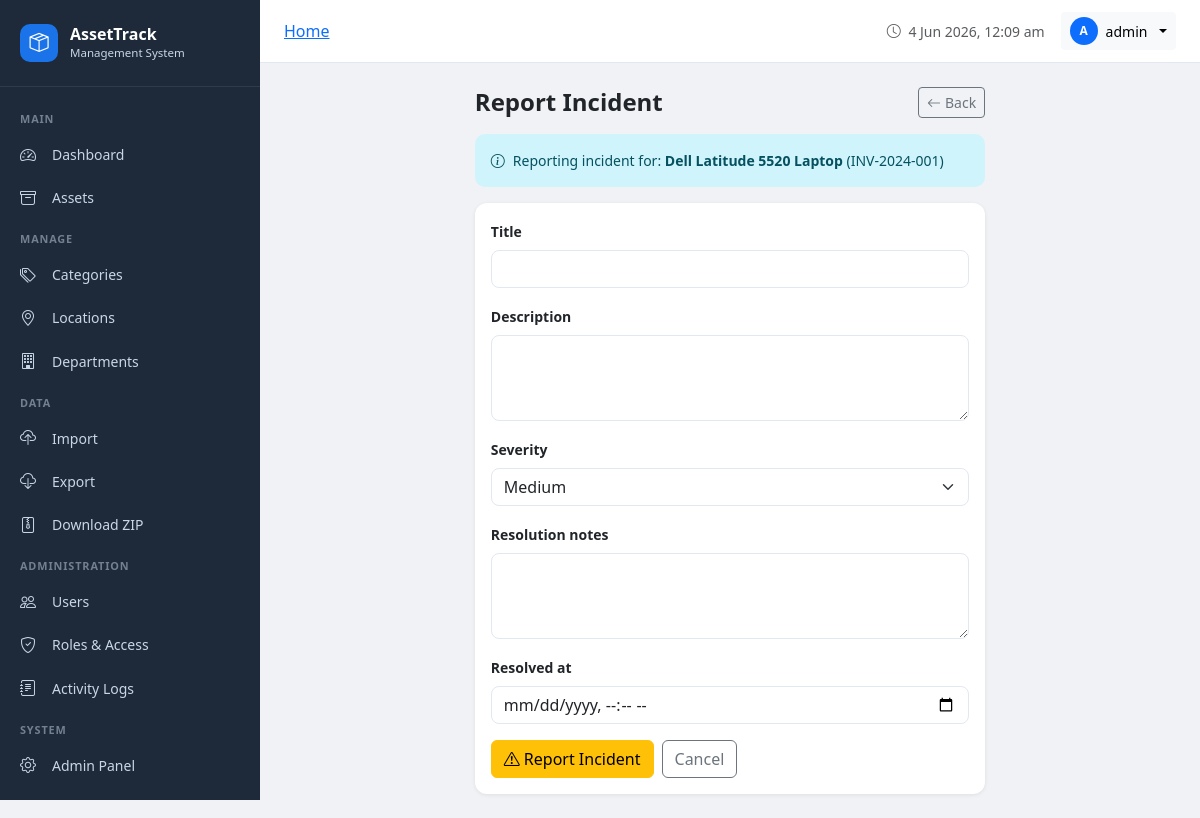
Screenshot of /assets/1/incident/ (signed in) with the database file from the repository.
### assets/models.py (models this page shows, shortened)
class Asset(models.Model):
    CONDITION_CHOICES = [
        ('working', 'Working'),
        ('write_off', 'Write Off'),
        ('condemned', 'Condemned'),
        ('obsolete', 'Obsolete'),
        ('disposed', 'Disposed'),
    ]
    STATUS_CHOICES = [
        ('active', 'Active'),
        ('inactive', 'Inactive'),
        ('under_repair', 'Under Repair'),
        ('in_store', 'In Store'),
        ('transferred', 'Transferred'),
    ]
    inventory_id = models.AutoField(primary_key=True)
    inventory_number = models.CharField(max_length=50, unique=True)
    inventory_name = models.CharField(max_length=200)
    category = models.ForeignKey(Category, on_delete=models.SET_NULL, null=True, blank=True, related_name='assets')
    make = models.CharField(max_length=100, blank=True)
    model = models.CharField(max_length=100, blank=True)
    serial_number = models.CharField(max_length=100, blank=True)
    date_of_purchase = models.DateField(null=True, blank=True)
    year_of_purchase = models.PositiveIntegerField(null=True, blank=True)
    purchase_price = models.DecimalField(max_digits=12, decimal_places=2, null=True, blank=True)
    vendor = models.CharField(max_length=200, blank=True)
    location = models.ForeignKey(Location, on_delete=models.SET_NULL, null=True, blank=True, related_name='assets')
    department = models.ForeignKey(Department, on_delete=models.SET_NULL, null=True, blank=True, related_name='assets')
    assigned_to = models.CharField(max_length=200, blank=True)
    working_status = models.CharField(max_length=20, choices=STATUS_CHOICES, default='active')
    condition = models.CharField(max_length=20, choices=CONDITION_CHOICES, default='working')
    warranty_years = models.PositiveIntegerField(default=0)
    incidence_details = models.TextField(blank=True)
    upgradation_details = models.TextField(blank=True)
    description = models.TextField(blank=True)
    image = models.ImageField(upload_to='assets/', null=True, blank=True)
    created_by = models.ForeignKey(User, on_delete=models.SET_NULL, null=True, related_name='created_assets')
    updated_by = models.ForeignKey(User, on_delete=models.SET_NULL, null=True, related_name='updated_assets')
    created_at = models.DateTimeField(auto_now_add=True)
    updated_at = models.DateTimeField(auto_now=True)
    class Meta:
        ordering = ['-created_at']

### assets/views.py (the view, shortened to what this page needs)
        def wrapper(request, *args, **kwargs):
            if not request.user.is_authenticated:
                from django.contrib.auth.views import redirect_to_login
                return redirect_to_login(request.get_full_path())
            if request.user.is_superuser:
                return view_func(request, *args, **kwargs)

### assets/forms.py
class AssetIncidentForm(forms.ModelForm):
    class Meta:
        model = AssetIncident
        fields = ['title', 'description', 'severity', 'resolution_notes', 'resolved_at']
        widgets = {
            'title': forms.TextInput(attrs={'class': 'form-control'}),
            'description': forms.Textarea(attrs={'class': 'form-control', 'rows': 3}),
            'severity': forms.Select(attrs={'class': 'form-select'}),
            'resolution_notes': forms.Textarea(attrs={'class': 'form-control', 'rows': 3}),
            'resolved_at': forms.DateTimeInput(attrs={'type': 'datetime-local', 'class': 'form-control'}),
        }

### accounts/context_processors.py (called while the page is built)
def user_profile(request):
    if request.user.is_authenticated:
        profile, _ = UserProfile.objects.get_or_create(user=request.user)
        return {'user_profile': profile}
    return {'user_profile': None}

### assets/views.py (called while the page is built, shortened)
def permission_required(perm):
    def decorator(view_func):
        def wrapper(request, *args, **kwargs):
            if not request.user.is_authenticated:
                from django.contrib.auth.views import redirect_to_login
                return redirect_to_login(request.get_full_path())
            if request.user.is_superuser:
                return view_func(request, *args, **kwargs)
        return wrapper
    return decorator

@login_required
@permission_required('can_edit_asset')
def add_incident(request, pk):
    asset = get_object_or_404(Asset, pk=pk)
    if request.method == 'POST':
        form = AssetIncidentForm(request.POST)
        if form.is_valid():
            incident = form.save(commit=False)
            incident.asset = asset
            incident.reported_by = request.user
            incident.save()
            log_activity(request.user, 'create', 'AssetIncident', incident, request=request)
            messages.success(request, 'Incident reported successfully.')
            return redirect('asset_detail', pk=pk)
    else:
        form = AssetIncidentForm()
    return render(request, 'assets/incident_form.html', {'form': form, 'asset': asset})

### templates/assets/incident_form.html (shortened to what this page needs)
{% extends 'base.html' %}
{% block content %}
<div class="row justify-content-center">
    <div class="col-md-7">
        <div class="d-flex align-items-center justify-content-between mb-3">
            <h4 class="fw-bold mb-0">Report Incident</h4>
            <a href="{% url 'asset_detail' asset.pk %}" class="btn btn-outline-secondary btn-sm"><i class="bi bi-arrow-left me-1"></i>Back</a>
        </div>
        <div class="alert alert-info small"><i class="bi bi-info-circle me-2"></i>Reporting incident for: <strong>{{ asset.inventory_name }}</strong> ({{ asset.inventory_number }})</div>
        <div class="card">
            <div class="card-body">
                <form method="post">
                    {% for field in form %}
                    <div class="mb-3">
                        <label class="form-label fw-semibold small">{{ field.label }}</label>
                        {{ field }}
                    </div>
                    {% endfor %}
                    <div class="d-flex gap-2 mt-3">
                        <button type="submit" class="btn btn-warning"><i class="bi bi-exclamation-triangle me-1"></i>Report Incident</button>
                        <a href="{% url 'asset_detail' asset.pk %}" class="btn btn-outline-secondary">Cancel</a>
                    </div>
                </form>
            </div>
        </div>
    </div>
</div>
{% endblock %}

### templates/base.html (shortened to what this page needs)
<!DOCTYPE html>
<html lang="en">
<head>
    <link href="https://cdn.jsdelivr.net/npm/bootstrap@5.3.2/dist/css/bootstrap.min.css" rel="stylesheet">
    <link href="https://cdn.jsdelivr.net/npm/bootstrap-icons@1.11.3/font/bootstrap-icons.min.css" rel="stylesheet">
</head>
<body>
{% if user.is_authenticated %}
<div class="sidebar" id="sidebar">
    <div class="sidebar-brand">
        <div class="sidebar-brand-icon"><i class="bi bi-box-seam"></i></div>
        <div>
            <div class="sidebar-brand-text">AssetTrack</div>
            <div class="sidebar-brand-sub">Management System</div>
        </div>
    </div>
    <nav class="sidebar-nav">
        <div class="nav-section-title">Main</div>
        <a href="{% url 'dashboard' %}" class="nav-link {% if request.resolver_match.url_name == 'dashboard' %}active{% endif %}">
            <i class="bi bi-speedometer2"></i> Dashboard
        </a>
        <a href="{% url 'asset_list' %}" class="nav-link {% if 'asset' in request.resolver_match.url_name %}active{% endif %}">
            <i class="bi bi-archive"></i> Assets
        </a>
        <div class="nav-section-title">Manage</div>
        <a href="{% url 'category_list' %}" class="nav-link {% if 'category' in request.resolver_match.url_name %}active{% endif %}">
            <i class="bi bi-tags"></i> Categories
        </a>
        <a href="{% url 'location_list' %}" class="nav-link {% if 'location' in request.resolver_match.url_name %}active{% endif %}">
            <i class="bi bi-geo-alt"></i> Locations
        </a>
        <a href="{% url 'department_list' %}" class="nav-link {% if 'department' in request.resolver_match.url_name %}active{% endif %}">
            <i class="bi bi-building"></i> Departments
        </a>
        {% if user.is_superuser or user.profile.role.can_import_export %}
        <div class="nav-section-title">Data</div>
        <a href="{% url 'import_assets' %}" class="nav-link {% if request.resolver_match.url_name == 'import_assets' %}active{% endif %}">
            <i class="bi bi-cloud-upload"></i> Import
        </a>
        <a href="{% url 'export_assets' %}" class="nav-link">
            <i class="bi bi-cloud-download"></i> Export
        </a>
        <a href="{% url 'download_zip' %}" class="nav-link {% if request.resolver_match.url_name == 'download_zip' %}active{% endif %}">
            <i class="bi bi-file-zip"></i> Download ZIP
        </a>
        {% endif %}
        {% if user.is_superuser or user.profile.role.can_manage_users %}
        <div class="nav-section-title">Administration</div>
        <a href="{% url 'user_list' %}" class="nav-link {% if 'user' in request.resolver_match.url_name %}active{% endif %}">
            <i class="bi bi-people"></i> Users
        </a>
        <a href="{% url 'role_list' %}" class="nav-link {% if 'role' in request.resolver_match.url_name %}active{% endif %}">
            <i class="bi bi-shield-check"></i> Roles & Access
        </a>
        {% endif %}
        {% if user.is_superuser or user.profile.role.can_view_logs %}
        <a href="{% url 'activity_log_list' %}" class="nav-link {% if request.resolver_match.url_name == 'activity_log_list' %}active{% endif %}">
            <i class="bi bi-journal-text"></i> Activity Logs
        </a>
        {% endif %}
        {% if user.is_superuser %}
        <div class="nav-section-title">System</div>
        <a href="/admin/" class="nav-link" target="_blank">
            <i class="bi bi-gear"></i> Admin Panel
        </a>
        {% endif %}
    </nav>
</div>
<div class="main-content">
    <div class="topbar">
        <div class="topbar-left">
            <nav aria-label="breadcrumb" class="d-none d-md-block">
                <ol class="breadcrumb mb-0 small">
                    {% block breadcrumb %}
                    <li class="breadcrumb-item"><a href="{% url 'dashboard' %}">Home</a></li>
                    {% endblock %}
                </ol>
            </nav>
        </div>
        <div class="d-flex align-items-center gap-3">
            <span class="text-muted small d-none d-sm-inline">
                <i class="bi bi-clock me-1"></i>
                <span id="current-time"></span>
            </span>
            <div class="dropdown">
                <button class="btn btn-light btn-sm dropdown-toggle d-flex align-items-center gap-2" data-bs-toggle="dropdown">
                    {% if user.profile.avatar %}
                    <img src="{{ user.profile.avatar.url }}" class="rounded-circle" width="28" height="28" style="object-fit:cover">
                    {% else %}
                    <div class="rounded-circle bg-primary d-flex align-items-center justify-content-center text-white" style="width:28px;height:28px;font-size:0.75rem;font-weight:700">
                        {{ user.username|first|upper }}
                    </div>
                    {% endif %}
                    <span class="d-none d-sm-inline">{{ user.get_full_name|default:user.username }}</span>
                </button>
            </div>
        </div>
    </div>
    <div class="page-content">
        {% block content %}{% endblock %}
    </div>
</div>
{% else %}
{% block auth_content %}{% endblock %}
{% endif %}
</body>
</html>

### templates/base.html (style rules this page uses)
:root { --sidebar-width: 260px; --primary: #1a73e8; --sidebar-bg: #1e2a3a; --sidebar-text: #c8d6e5; --sidebar-hover: #2d3f55; --sidebar-active: #1a73e8; }
body { background: #f0f2f5; font-family: 'Segoe UI', sans-serif; }
.sidebar { position: fixed; top: 0; left: 0; height: 100vh; width: var(--sidebar-width); background: var(--sidebar-bg); z-index: 1000; overflow-y: auto; transition: transform 0.3s; }
.sidebar-brand { padding: 1.5rem 1.25rem; border-bottom: 1px solid rgba(255,255,255,0.08); display: flex; align-items: center; gap: 0.75rem; }
.sidebar-brand-icon { width: 38px; height: 38px; background: var(--primary); border-radius: 10px; display: flex; align-items: center; justify-content: center; font-size: 1.2rem; color: white; }
.sidebar-brand-text { color: white; font-weight: 700; font-size: 1rem; line-height: 1.2; }
.sidebar-brand-sub { color: var(--sidebar-text); font-size: 0.72rem; }
.sidebar-nav { padding: 0.75rem 0; }
.nav-section-title { color: rgba(200,214,229,0.5); font-size: 0.68rem; font-weight: 600; letter-spacing: 0.08em; text-transform: uppercase; padding: 0.75rem 1.25rem 0.35rem; }
.sidebar .nav-link { color: var(--sidebar-text); padding: 0.6rem 1.25rem; border-radius: 0; display: flex; align-items: center; gap: 0.75rem; font-size: 0.875rem; transition: all 0.2s; }
.sidebar .nav-link i { width: 20px; font-size: 1rem; }
.main-content { margin-left: var(--sidebar-width); min-height: 100vh; }
.topbar { background: white; padding: 0.75rem 1.5rem; border-bottom: 1px solid #e2e8f0; position: sticky; top: 0; z-index: 999; display: flex; align-items: center; justify-content: space-between; }
.topbar-left { display: flex; align-items: center; gap: 1rem; }
.page-content { padding: 1.5rem; }
.card { border: none; border-radius: 12px; box-shadow: 0 1px 4px rgba(0,0,0,0.08); }
.alert { border-radius: 10px; border: none; }
.form-control, .form-select { border-radius: 8px; border-color: #e2e8f0; }

### rows the page displays
Asset: inventory_name "Dell Latitude 5520 Laptop", inventory_number "INV-2024-001"

### other values shown
{{ user.username|first|upper }} "A"
{{ user.get_full_name|default:user.username }} "admin"
{{ field.label }} "Title" "Description" "Severity" "Resolution notes" "Resolved at"
